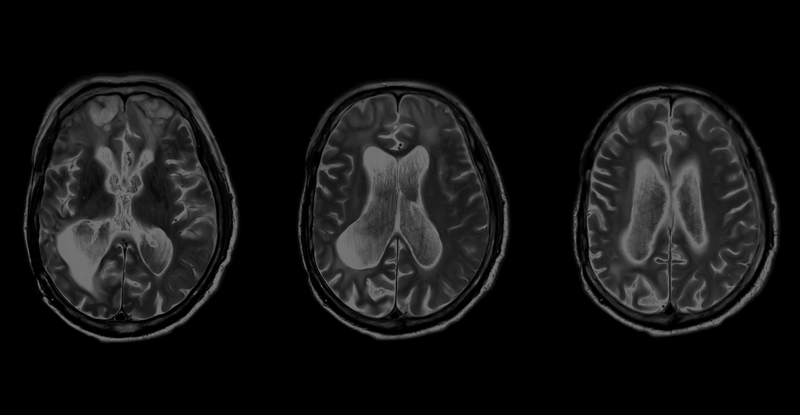
#> input picture HW2/Q1/brains.png, 800 x 415 px
$ python Q1.py
#> lines starting #> are read from the running program, lines starting #| are printed output that depends on the picture
import cv2 as cv
import matplotlib.pyplot as plt
import numpy as np
import math

#Power law transformation
def power_t(img, gamma):
    c = 255**(1-gamma)
    img_pow = np.zeros((img.shape[0], img.shape[1]))
    for i in range(img.shape[0]):
        for j in range(img.shape[1]):
            img_pow[i, j] = c*(img[i, j]**gamma)
    img_pow = img_pow.astype('uint8')
    return img_pow

#Log transformation
def log_t(img, k):
    max = np.amax(img)
    min = np.amin(img)
    c = 255 / (math.log(max, k))
    img_log = img.copy()
    for i in range(img.shape[0]):
        for j in range(img.shape[1]):
            img_log[i, j] = math.log((1 + img[i, j]), k)
    img_log = c * img_log
    img_log = img_log.astype('uint8')
    return img_log

img = cv.imread("brains.png", 0)
#> img is the input picture: shape (415, 800); min 0, max 117, mean 19.6

#B
cv.imshow("gamma = 1.5", power_t(img, 1.5))
#> after the loop in power_t, `for i in range(img.shape[0]):`:
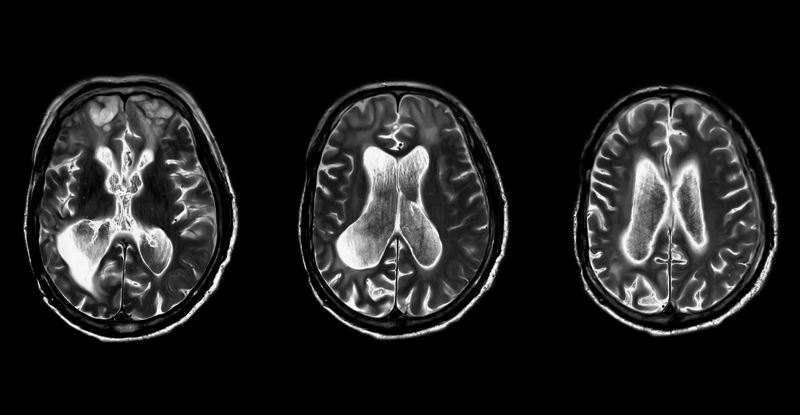
#> img_pow: shape (415, 800) float64; min 0, max 79.25, mean 9.7; drawn with min black and max white
#> in power_t, `img_pow = img_pow.astype('uint8')`:
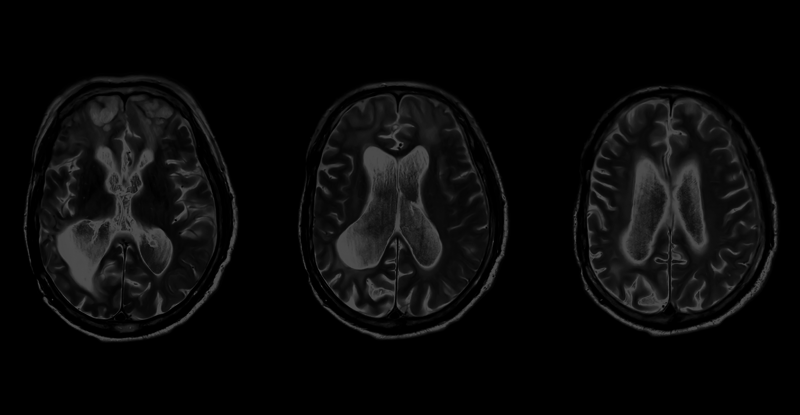
#> img_pow: shape (415, 800); min 0, max 79, mean 9.5

#C
img_p = power_t(img, 0.6)
#> call 2 of power_t, with gamma = 0.6
#> after the loop in power_t (call 2), `for i in range(img.shape[0]):`:
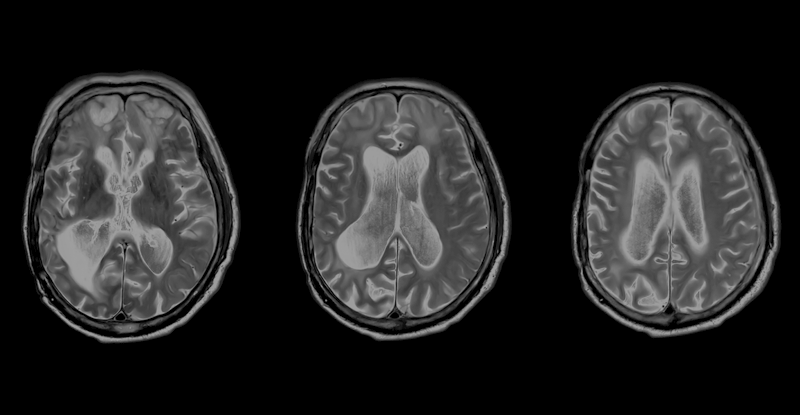
#> img_pow: shape (415, 800) float64; min 0, max 159.8, mean 35.8

ax = plt.subplot(2, 3, 1)
ax.set_title('γ=0.6')
ax.imshow(img_p, cmap='gray', vmin=0, vmax=255)
ax.axis('off')

#D
ax = plt.subplot(2, 3, 4)
ax.hist(img_p.ravel(), bins=256, range=(0, 255))
ax.set_title('histogram')
ax.axes.get_yaxis().set_visible(False)

#E
cv.imshow("log10",log_t(img, 10))
#> in log_t, `max = np.amax(img)`: max = 117
#> in log_t, `min = np.amin(img)`: min = 0
#> in log_t, `c = 255 / (math.log(max, k))`: c = 123.3
#> after the loop in log_t, `for i in range(img.shape[0]):`:
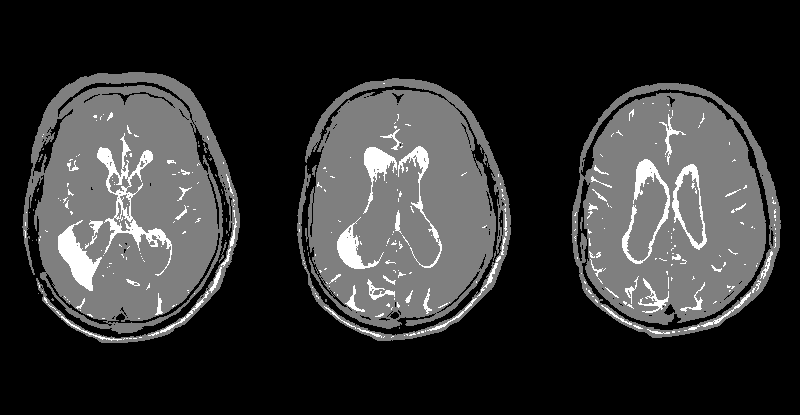
#> img_log: shape (415, 800); min 0, max 2, mean 0.401; drawn with min black and max white

img_l = log_t(img,3)
#> call 2 of log_t, with k = 3
#> in log_t (call 2), `c = 255 / (math.log(max, k))`: c = 58.83
#> after the loop in log_t (call 2), `for i in range(img.shape[0]):`:
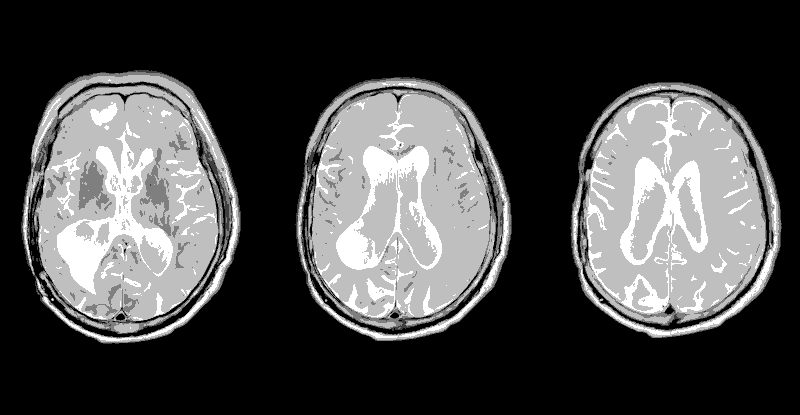
#> img_log: shape (415, 800); min 0, max 4, mean 1.15; drawn with min black and max white

ax = plt.subplot(2, 3, 2)
ax.set_title('k=3')
ax.imshow(img_l, cmap='gray', vmin=0, vmax=255)
ax.axis('off')

ax = plt.subplot(2, 3, 5)
ax.hist(img_l.ravel(), bins=256, range=(0, 255))
ax.set_title('histogram')
ax.axes.get_yaxis().set_visible(False)

#F
ax = plt.subplot(2, 3, 3)
ax.set_title('original')
ax.imshow(img, cmap='gray', vmin=0, vmax=255)
ax.axis('off')

ax = plt.subplot(2, 3, 6)
ax.hist(img.ravel(), bins=256, range=(0, 255))
ax.set_title('histogram')
ax.axes.get_yaxis().set_visible(False)

plt.show()
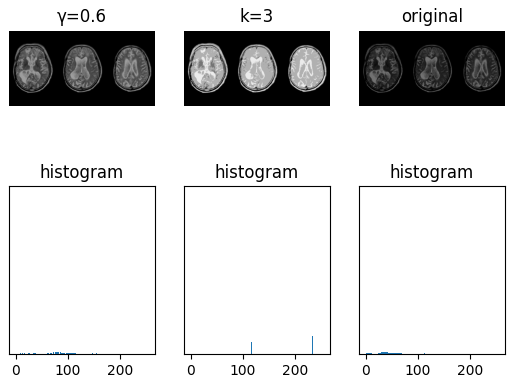
#> figure drawn by matplotlib, 6 panels; panel 2: tallest bar 200763 high, from x = 0 to 0.996; panel 4: tallest bar 202473 high, from x = 0 to 0.996; panel 6: tallest bar 200763 high, from x = 0 to 0.996
cv.waitKey(0)
cv.destroyAllWindows()
